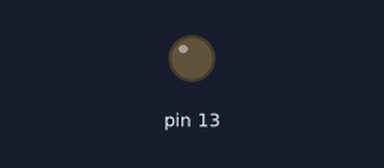
This sketch was run on a simulated Arduino Uno, built with avr-gcc and run on an emulated ATmega328P. Shown: output pins drawn as LEDs (lit = HIGH). Wiring (inferred from the names in the program): 24Cxx EEPROM at I2C address 0x50. The local clock reads 2024-03-15 10:24:30 at power-on unless the sketch sets it; EEPROM starts erased.

Above: at 0.05 s.
Timing chart, 0 to 4.6 s (numbered marks = the images above):
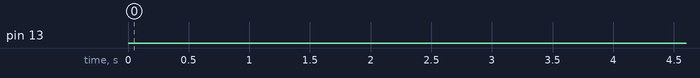

The sketch:

demo_pov_sketch.ino
```cpp
//This sketch was created using the pov.py module to
//fill the I2C EEPROM on the POV fan
//
//LED on Pin 13 blinks once data transfer is complete
//
//Connections required:
//	Fan			Arduino
//	DATA  <--->	Analog Pin 4
//	CLK   <--->	Analog Pin 5
//	Vcc   <--->	3.3V
//	GND   <--->	GND


#include <Wire.h>

void setup()
{
  Wire.begin();        // join i2c bus (address optional for master)
  pinMode(13, OUTPUT);
}

void loop()
{
  Wire.beginTransmission(0x50);
  Wire.write(0);
  Wire.write(6);
  // ####################TESTING POV FAN####################
  Wire.write(15);
  //----------N----------
  Wire.write(0x80);
  Wire.write(0xF9);
  Wire.write(0xE3);
  Wire.write(0xCF);
  Wire.write(0x80);
  //----------A----------
  Wire.write(0xE0);
  Wire.write(0xDB);
  Wire.write(0xBB);
  Wire.write(0xDB);
  Wire.write(0xE0);
  //----------F----------
  Wire.write(0xBF);
  Wire.write(0xB7);
  Wire.write(0xB7);
  Wire.write(0xB7);
  Wire.endTransmission();
  delay(500);
  Wire.beginTransmission(0x50);
  Wire.write(16);
  Wire.write(0x80);
  //---------- ----------
  Wire.write(0xFF);
  Wire.write(0xFF);
  Wire.write(0xFF);
  Wire.write(0xFF);
  Wire.write(0xFF);
  //----------V----------
  Wire.write(0x83);
  Wire.write(0xFD);
  Wire.write(0xFE);
  Wire.write(0xFD);
  Wire.write(0x83);
  //----------O----------
  Wire.write(0xE3);
  Wire.write(0xDD);
  Wire.write(0xBE);
  Wire.write(0xDD);
  Wire.write(0xE3);
  Wire.endTransmission();
  delay(500);
  Wire.beginTransmission(0x50);
  Wire.write(32);
  //----------P----------
  Wire.write(0xCF);
  Wire.write(0xB7);
  Wire.write(0xB7);
  Wire.write(0xB7);
  Wire.write(0x80);
  //---------- ----------
  Wire.write(0xFF);
  Wire.write(0xFF);
  Wire.write(0xFF);
  Wire.write(0xFF);
  Wire.write(0xFF);
  //----------G----------
  Wire.write(0xF3);
  Wire.write(0xB5);
  Wire.write(0xB6);
  Wire.write(0xBC);
  Wire.write(0xC3);
  //----------N----------
  Wire.write(0x80);
  Wire.endTransmission();
  delay(500);
  Wire.beginTransmission(0x50);
  Wire.write(48);
  Wire.write(0xF9);
  Wire.write(0xE3);
  Wire.write(0xCF);
  Wire.write(0x80);
  //----------I----------
  Wire.write(0xBE);
  Wire.write(0xBE);
  Wire.write(0x80);
  Wire.write(0xBE);
  Wire.write(0xBE);
  //----------T----------
  Wire.write(0xBF);
  Wire.write(0xBF);
  Wire.write(0x80);
  Wire.write(0xBF);
  Wire.write(0xBF);
  //----------S----------
  Wire.write(0xD9);
  Wire.write(0xB6);
  Wire.endTransmission();
  delay(500);
  Wire.beginTransmission(0x50);
  Wire.write(64);
  Wire.write(0xB6);
  Wire.write(0xB6);
  Wire.write(0xCD);
  //----------E----------
  Wire.write(0xB6);
  Wire.write(0xB6);
  Wire.write(0xB6);
  Wire.write(0xB6);
  Wire.write(0x80);
  //----------T----------
  Wire.write(0xBF);
  Wire.write(0xBF);
  Wire.write(0x80);
  Wire.write(0xBF);
  Wire.write(0xBF);
  // ####################NEW SOFTWARE UPDATE####################
  Wire.write(19);
  //----------E----------
  Wire.write(0xB6);
  Wire.write(0xB6);
  Wire.endTransmission();
  delay(500);
  Wire.beginTransmission(0x50);
  Wire.write(80);
  Wire.write(0xB6);
  Wire.write(0xB6);
  Wire.write(0x80);
  //----------T----------
  Wire.write(0xBF);
  Wire.write(0xBF);
  Wire.write(0x80);
  Wire.write(0xBF);
  Wire.write(0xBF);
  //----------A----------
  Wire.write(0xE0);
  Wire.write(0xDB);
  Wire.write(0xBB);
  Wire.write(0xDB);
  Wire.write(0xE0);
  //----------D----------
  Wire.write(0xE3);
  Wire.write(0xDD);
  Wire.write(0xBE);
  Wire.endTransmission();
  delay(500);
  Wire.beginTransmission(0x50);
  Wire.write(96);
  Wire.write(0xBE);
  Wire.write(0x80);
  //----------P----------
  Wire.write(0xCF);
  Wire.write(0xB7);
  Wire.write(0xB7);
  Wire.write(0xB7);
  Wire.write(0x80);
  //----------U----------
  Wire.write(0x81);
  Wire.write(0xFE);
  Wire.write(0xFE);
  Wire.write(0xFE);
  Wire.write(0x81);
  //---------- ----------
  Wire.write(0xFF);
  Wire.write(0xFF);
  Wire.write(0xFF);
  Wire.write(0xFF);
  Wire.endTransmission();
  delay(500);
  Wire.beginTransmission(0x50);
  Wire.write(112);
  Wire.write(0xFF);
  //----------E----------
  Wire.write(0xB6);
  Wire.write(0xB6);
  Wire.write(0xB6);
  Wire.write(0xB6);
  Wire.write(0x80);
  //----------R----------
  Wire.write(0xDE);
  Wire.write(0xAD);
  Wire.write(0xAB);
  Wire.write(0xB7);
  Wire.write(0x80);
  //----------A----------
  Wire.write(0xE0);
  Wire.write(0xDB);
  Wire.write(0xBB);
  Wire.write(0xDB);
  Wire.write(0xE0);
  Wire.endTransmission();
  delay(500);
  Wire.beginTransmission(0x50);
  Wire.write(128);
  //----------W----------
  Wire.write(0x80);
  Wire.write(0xFD);
  Wire.write(0xFB);
  Wire.write(0xFD);
  Wire.write(0x80);
  //----------T----------
  Wire.write(0xBF);
  Wire.write(0xBF);
  Wire.write(0x80);
  Wire.write(0xBF);
  Wire.write(0xBF);
  //----------F----------
  Wire.write(0xBF);
  Wire.write(0xB7);
  Wire.write(0xB7);
  Wire.write(0xB7);
  Wire.write(0x80);
  //----------O----------
  Wire.write(0xE3);
  Wire.endTransmission();
  delay(500);
  Wire.beginTransmission(0x50);
  Wire.write(144);
  Wire.write(0xDD);
  Wire.write(0xBE);
  Wire.write(0xDD);
  Wire.write(0xE3);
  //----------S----------
  Wire.write(0xD9);
  Wire.write(0xB6);
  Wire.write(0xB6);
  Wire.write(0xB6);
  Wire.write(0xCD);
  //---------- ----------
  Wire.write(0xFF);
  Wire.write(0xFF);
  Wire.write(0xFF);
  Wire.write(0xFF);
  Wire.write(0xFF);
  //----------W----------
  Wire.write(0x80);
  Wire.write(0xFD);
  Wire.endTransmission();
  delay(500);
  Wire.beginTransmission(0x50);
  Wire.write(160);
  Wire.write(0xFB);
  Wire.write(0xFD);
  Wire.write(0x80);
  //----------E----------
  Wire.write(0xB6);
  Wire.write(0xB6);
  Wire.write(0xB6);
  Wire.write(0xB6);
  Wire.write(0x80);
  //----------N----------
  Wire.write(0x80);
  Wire.write(0xF9);
  Wire.write(0xE3);
  Wire.write(0xCF);
  Wire.write(0x80);
  // ####################CAPITALIZE LOWERCASE####################
  Wire.write(20);
  //----------E----------
  Wire.write(0xB6);
  Wire.write(0xB6);
  Wire.endTransmission();
  delay(500);
  Wire.beginTransmission(0x50);
  Wire.write(176);
  Wire.write(0xB6);
  Wire.write(0xB6);
  Wire.write(0x80);
  //----------S----------
  Wire.write(0xD9);
  Wire.write(0xB6);
  Wire.write(0xB6);
  Wire.write(0xB6);
  Wire.write(0xCD);
  //----------A----------
  Wire.write(0xE0);
  Wire.write(0xDB);
  Wire.write(0xBB);
  Wire.write(0xDB);
  Wire.write(0xE0);
  //----------C----------
  Wire.write(0xDD);
  Wire.write(0xBE);
  Wire.write(0xBE);
  Wire.endTransmission();
  delay(500);
  Wire.beginTransmission(0x50);
  Wire.write(192);
  Wire.write(0xDD);
  Wire.write(0xE3);
  //----------R----------
  Wire.write(0xDE);
  Wire.write(0xAD);
  Wire.write(0xAB);
  Wire.write(0xB7);
  Wire.write(0x80);
  //----------E----------
  Wire.write(0xB6);
  Wire.write(0xB6);
  Wire.write(0xB6);
  Wire.write(0xB6);
  Wire.write(0x80);
  //----------W----------
  Wire.write(0x80);
  Wire.write(0xFD);
  Wire.write(0xFB);
  Wire.write(0xFD);
  Wire.endTransmission();
  delay(500);
  Wire.beginTransmission(0x50);
  Wire.write(208);
  Wire.write(0x80);
  //----------O----------
  Wire.write(0xE3);
  Wire.write(0xDD);
  Wire.write(0xBE);
  Wire.write(0xDD);
  Wire.write(0xE3);
  //----------L----------
  Wire.write(0xFE);
  Wire.write(0xFE);
  Wire.write(0xFE);
  Wire.write(0xFE);
  Wire.write(0x80);
  //---------- ----------
  Wire.write(0xFF);
  Wire.write(0xFF);
  Wire.write(0xFF);
  Wire.write(0xFF);
  Wire.write(0xFF);
  Wire.endTransmission();
  delay(500);
  Wire.beginTransmission(0x50);
  Wire.write(224);
  //----------E----------
  Wire.write(0xB6);
  Wire.write(0xB6);
  Wire.write(0xB6);
  Wire.write(0xB6);
  Wire.write(0x80);
  //----------Z----------
  Wire.write(0x9E);
  Wire.write(0xAE);
  Wire.write(0xB6);
  Wire.write(0xBA);
  Wire.write(0xBC);
  //----------I----------
  Wire.write(0xBE);
  Wire.write(0xBE);
  Wire.write(0x80);
  Wire.write(0xBE);
  Wire.write(0xBE);
  //----------L----------
  Wire.write(0xFE);
  Wire.endTransmission();
  delay(500);
  Wire.beginTransmission(0x50);
  Wire.write(240);
  Wire.write(0xFE);
  Wire.write(0xFE);
  Wire.write(0xFE);
  Wire.write(0x80);
  //----------A----------
  Wire.write(0xE0);
  Wire.write(0xDB);
  Wire.write(0xBB);
  Wire.write(0xDB);
  Wire.write(0xE0);
  //----------T----------
  Wire.write(0xBF);
  Wire.write(0xBF);
  Wire.write(0x80);
  Wire.write(0xBF);
  Wire.write(0xBF);
  //----------I----------
  Wire.write(0xBE);
  Wire.write(0xBE);
  Wire.endTransmission();
  delay(500);
  Wire.beginTransmission(0x51);
  Wire.write(0);
  Wire.write(0x80);
  Wire.write(0xBE);
  Wire.write(0xBE);
  //----------P----------
  Wire.write(0xCF);
  Wire.write(0xB7);
  Wire.write(0xB7);
  Wire.write(0xB7);
  Wire.write(0x80);
  //----------A----------
  Wire.write(0xE0);
  Wire.write(0xDB);
  Wire.write(0xBB);
  Wire.write(0xDB);
  Wire.write(0xE0);
  //----------C----------
  Wire.write(0xDD);
  Wire.write(0xBE);
  Wire.write(0xBE);
  Wire.endTransmission();
  delay(500);
  Wire.beginTransmission(0x51);
  Wire.write(16);
  Wire.write(0xDD);
  Wire.write(0xE3);
  // ####################PYTHON POWERED####################
  Wire.write(14);
  //----------D----------
  Wire.write(0xE3);
  Wire.write(0xDD);
  Wire.write(0xBE);
  Wire.write(0xBE);
  Wire.write(0x80);
  //----------E----------
  Wire.write(0xB6);
  Wire.write(0xB6);
  Wire.write(0xB6);
  Wire.write(0xB6);
  Wire.write(0x80);
  //----------R----------
  Wire.write(0xDE);
  Wire.write(0xAD);
  Wire.write(0xAB);
  Wire.endTransmission();
  delay(500);
  Wire.beginTransmission(0x51);
  Wire.write(32);
  Wire.write(0xB7);
  Wire.write(0x80);
  //----------E----------
  Wire.write(0xB6);
  Wire.write(0xB6);
  Wire.write(0xB6);
  Wire.write(0xB6);
  Wire.write(0x80);
  //----------W----------
  Wire.write(0x80);
  Wire.write(0xFD);
  Wire.write(0xFB);
  Wire.write(0xFD);
  Wire.write(0x80);
  //----------O----------
  Wire.write(0xE3);
  Wire.write(0xDD);
  Wire.write(0xBE);
  Wire.write(0xDD);
  Wire.endTransmission();
  delay(500);
  Wire.beginTransmission(0x51);
  Wire.write(48);
  Wire.write(0xE3);
  //----------P----------
  Wire.write(0xCF);
  Wire.write(0xB7);
  Wire.write(0xB7);
  Wire.write(0xB7);
  Wire.write(0x80);
  //---------- ----------
  Wire.write(0xFF);
  Wire.write(0xFF);
  Wire.write(0xFF);
  Wire.write(0xFF);
  Wire.write(0xFF);
  //----------N----------
  Wire.write(0x80);
  Wire.write(0xF9);
  Wire.write(0xE3);
  Wire.write(0xCF);
  Wire.write(0x80);
  Wire.endTransmission();
  delay(500);
  Wire.beginTransmission(0x51);
  Wire.write(64);
  //----------O----------
  Wire.write(0xE3);
  Wire.write(0xDD);
  Wire.write(0xBE);
  Wire.write(0xDD);
  Wire.write(0xE3);
  //----------H----------
  Wire.write(0x80);
  Wire.write(0xF7);
  Wire.write(0xF7);
  Wire.write(0xF7);
  Wire.write(0x80);
  //----------T----------
  Wire.write(0xBF);
  Wire.write(0xBF);
  Wire.write(0x80);
  Wire.write(0xBF);
  Wire.write(0xBF);
  //----------Y----------
  Wire.write(0x8F);
  Wire.endTransmission();
  delay(500);
  Wire.beginTransmission(0x51);
  Wire.write(80);
  Wire.write(0xEF);
  Wire.write(0xE0);
  Wire.write(0xEF);
  Wire.write(0x8F);
  //----------P----------
  Wire.write(0xCF);
  Wire.write(0xB7);
  Wire.write(0xB7);
  Wire.write(0xB7);
  Wire.write(0x80);
  // ####################ZJEMBEDDED####################
  Wire.write(10);
  //----------D----------
  Wire.write(0xE3);
  Wire.write(0xDD);
  Wire.write(0xBE);
  Wire.write(0xBE);
  Wire.write(0x80);
  //----------E----------
  Wire.write(0xB6);
  Wire.endTransmission();
  delay(500);
  Wire.beginTransmission(0x51);
  Wire.write(96);
  Wire.write(0xB6);
  Wire.write(0xB6);
  Wire.write(0xB6);
  Wire.write(0x80);
  //----------D----------
  Wire.write(0xE3);
  Wire.write(0xDD);
  Wire.write(0xBE);
  Wire.write(0xBE);
  Wire.write(0x80);
  //----------D----------
  Wire.write(0xE3);
  Wire.write(0xDD);
  Wire.write(0xBE);
  Wire.write(0xBE);
  Wire.write(0x80);
  //----------E----------
  Wire.write(0xB6);
  Wire.write(0xB6);
  Wire.endTransmission();
  delay(500);
  Wire.beginTransmission(0x51);
  Wire.write(112);
  Wire.write(0xB6);
  Wire.write(0xB6);
  Wire.write(0x80);
  //----------B----------
  Wire.write(0xF9);
  Wire.write(0xC6);
  Wire.write(0xB6);
  Wire.write(0xB6);
  Wire.write(0x80);
  //----------M----------
  Wire.write(0x80);
  Wire.write(0xDF);
  Wire.write(0xEF);
  Wire.write(0xDF);
  Wire.write(0x80);
  //----------E----------
  Wire.write(0xB6);
  Wire.write(0xB6);
  Wire.write(0xB6);
  Wire.endTransmission();
  delay(500);
  Wire.beginTransmission(0x51);
  Wire.write(128);
  Wire.write(0xB6);
  Wire.write(0x80);
  //----------J----------
  Wire.write(0x81);
  Wire.write(0xFE);
  Wire.write(0xFE);
  Wire.write(0xFE);
  Wire.write(0xFD);
  //----------Z----------
  Wire.write(0x9E);
  Wire.write(0xAE);
  Wire.write(0xB6);
  Wire.write(0xBA);
  Wire.write(0xBC);
  // ####################BLOGSPOT####################
  Wire.write(8);
  //----------T----------
  Wire.write(0xBF);
  Wire.write(0xBF);
  Wire.write(0x80);
  Wire.endTransmission();
  delay(500);
  Wire.beginTransmission(0x51);
  Wire.write(144);
  Wire.write(0xBF);
  Wire.write(0xBF);
  //----------O----------
  Wire.write(0xE3);
  Wire.write(0xDD);
  Wire.write(0xBE);
  Wire.write(0xDD);
  Wire.write(0xE3);
  //----------P----------
  Wire.write(0xCF);
  Wire.write(0xB7);
  Wire.write(0xB7);
  Wire.write(0xB7);
  Wire.write(0x80);
  //----------S----------
  Wire.write(0xD9);
  Wire.write(0xB6);
  Wire.write(0xB6);
  Wire.write(0xB6);
  Wire.endTransmission();
  delay(500);
  Wire.beginTransmission(0x51);
  Wire.write(160);
  Wire.write(0xCD);
  //----------G----------
  Wire.write(0xF3);
  Wire.write(0xB5);
  Wire.write(0xB6);
  Wire.write(0xBC);
  Wire.write(0xC3);
  //----------O----------
  Wire.write(0xE3);
  Wire.write(0xDD);
  Wire.write(0xBE);
  Wire.write(0xDD);
  Wire.write(0xE3);
  //----------L----------
  Wire.write(0xFE);
  Wire.write(0xFE);
  Wire.write(0xFE);
  Wire.write(0xFE);
  Wire.write(0x80);
  Wire.endTransmission();
  delay(500);
  Wire.beginTransmission(0x51);
  Wire.write(176);
  //----------B----------
  Wire.write(0xF9);
  Wire.write(0xC6);
  Wire.write(0xB6);
  Wire.write(0xB6);
  Wire.write(0x80);
  Wire.endTransmission();

  while(1){
    digitalWrite(13, HIGH);   // set the LED on
    delay(1000);              // wait for a second
    digitalWrite(13, LOW);    // set the LED off
    delay(1000);              // wait for a second
  }
}
```

Measured:
- by itself, pin 13: LOW → HIGH at 13.6 s, → LOW 1.0 s later, → HIGH 1.0 s later, → LOW 1.0 s later, … (117 changes in this stretch)
